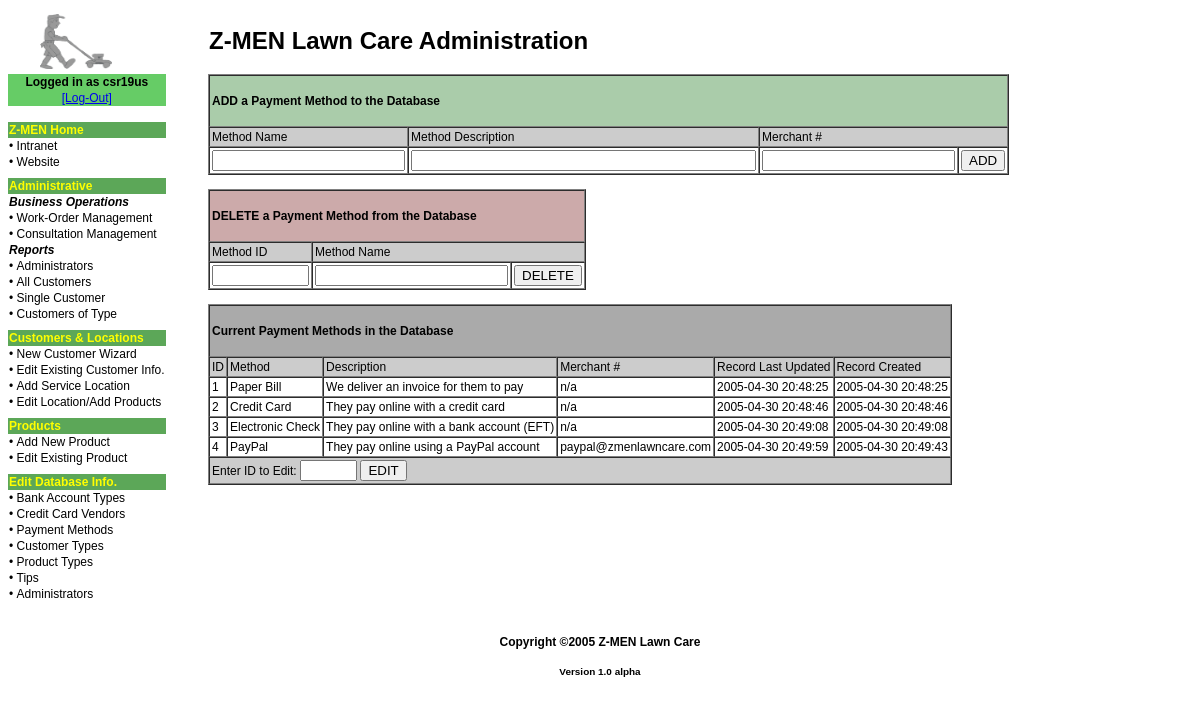
The page /site/adminroot/pay_method.php (signed in) on the database its author committed.
### tables this page shows
CREATE TABLE `pay_method` (
  `paym_id` tinyint(3) UNSIGNED NOT NULL AUTO_INCREMENT,
  `paym_name` varchar(20) DEFAULT NULL,
  `paym_desc` varchar(64) DEFAULT NULL,
  `paym_merchant_num` varchar(64) DEFAULT NULL,
  `paym_lastupd` timestamp NOT NULL DEFAULT CURRENT_TIMESTAMP ON UPDATE CURRENT_TIMESTAMP,
  `paym_created` datetime DEFAULT NULL,
  PRIMARY KEY (`paym_id`)
);

### site/adminroot/php/fns_database.php (called while the page is built, shortened)
<?php
function dbconnect_newmethod() {
	$db = mysqli_connect('localhost','zmen_webuser','password','zmendev');
	return $db;
}
?>

### site/adminroot/php/paym_view.php (the view, shortened to what this page needs)
<?php
require_once 'fns_database.php';
$result = dbconnect_newmethod()->query('select * from pay_method');
$num_results = $result->num_rows;
echo '
	<table border="1" cellpadding="2" cellspacing="0">
		<tr bgcolor="#aaaaaa">
			<td colspan="6"><h4>Current Payment Methods in the Database</h4></td>
		</tr>
		<tr bgcolor="#cccccc">
			<td>ID</td>
			<td align="left">Method</td>
			<td>Description</td>
			<td>Merchant #</td>
			<td>Record Last Updated</td>
			<td>Record Created</td>
		</tr>';
for ($i=0; $i<$num_results; $i++) {
	$row = $result->fetch_assoc();
	echo '<tr>';
	echo '<td>'.$row['paym_id'].'</td>';
	echo '<td align="left">'.$row['paym_name'].'</td>';
	echo '<td>'.$row['paym_desc'].'</td>';
	echo '<td>'.$row['paym_merchant_num'].'</td>';
	echo '<td>'.$row['paym_lastupd'].'</td>';
	echo '<td>'.$row['paym_created'].'</td>';
	echo '</tr>';
}
echo '
	<tr bgcolor="#cccccc">
		<form action="php/paym_edit_form.php" method="post">
		<td colspan="6" align="left">
			Enter ID to Edit:
			<input type="text" name="method_id_toedit" maxlength="3" size="4" />
			<input type="submit" value="EDIT" />
		</td>
		</form>
	</tr>';
echo '</table>';
?>

### site/adminroot/css/admin.css (style rules this page uses)
body { font-family: Arial, Helvetica, sans-serif; font-size:12px; }

### rows shown on the page
pay_method: paym_id "1", paym_name "Paper Bill", paym_desc "We deliver an invoice for them to pay", paym_merchant_num "n/a", paym_lastupd "2005-04-30 20:48:25", paym_created "2005-04-30 20:48:25"
pay_method: paym_id "2", paym_name "Credit Card", paym_desc "They pay online with a credit card", paym_merchant_num "n/a", paym_lastupd "2005-04-30 20:48:46", paym_created "2005-04-30 20:48:46"
pay_method: paym_id "3", paym_name "Electronic Check", paym_desc "They pay online with a bank account (EFT)", paym_merchant_num "n/a", paym_lastupd "2005-04-30 20:49:08", paym_created "2005-04-30 20:49:08"
pay_method: paym_id "4", paym_name "PayPal", paym_desc "They pay online using a PayPal account", paym_merchant_num "paypal@zmenlawncare.com", paym_lastupd "2005-04-30 20:49:59", paym_created "2005-04-30 20:49:43"

### other values the page prints
$_SESSION['admin_user'] "csr19us"
